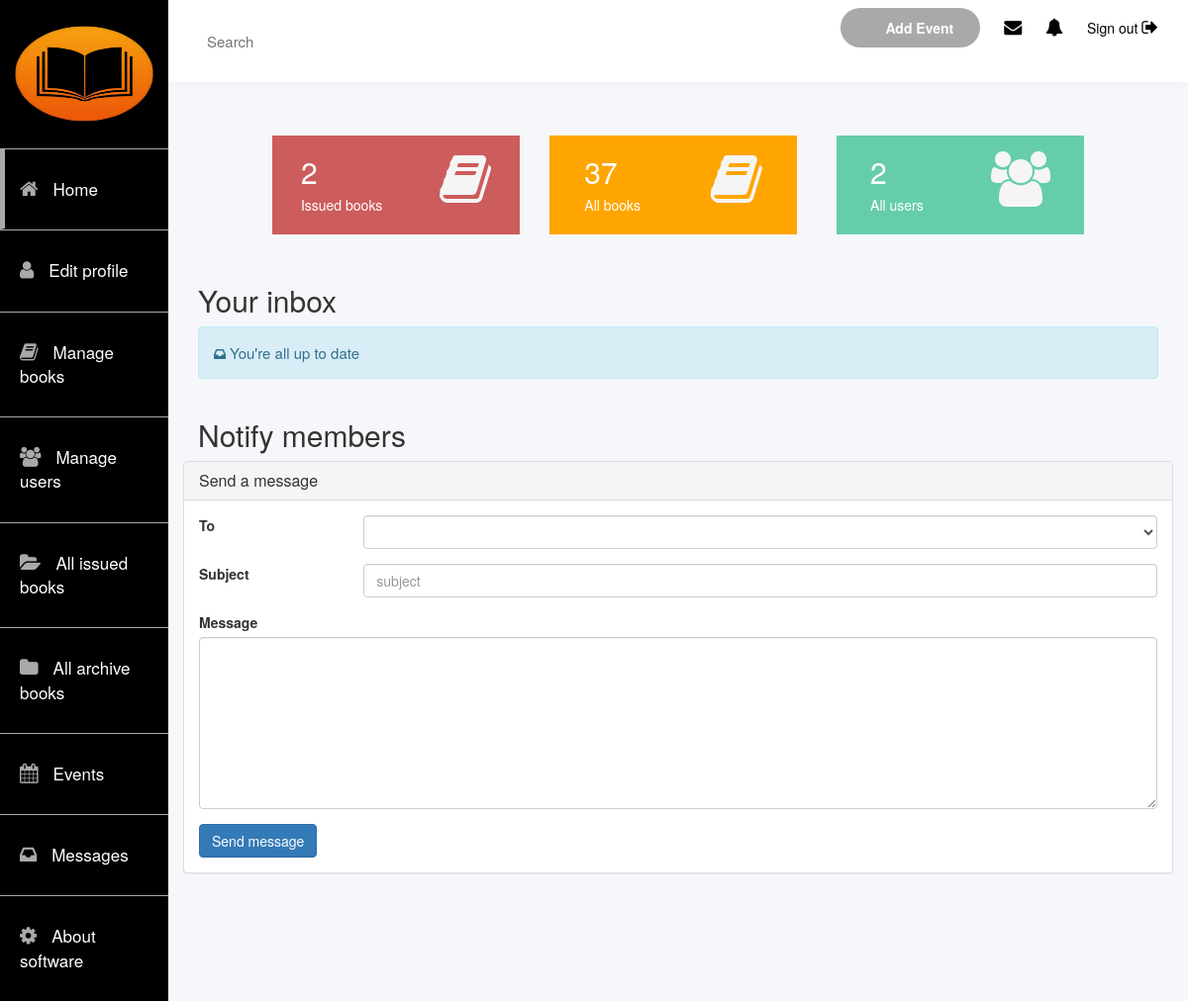
The app's page /library/admin, older data.
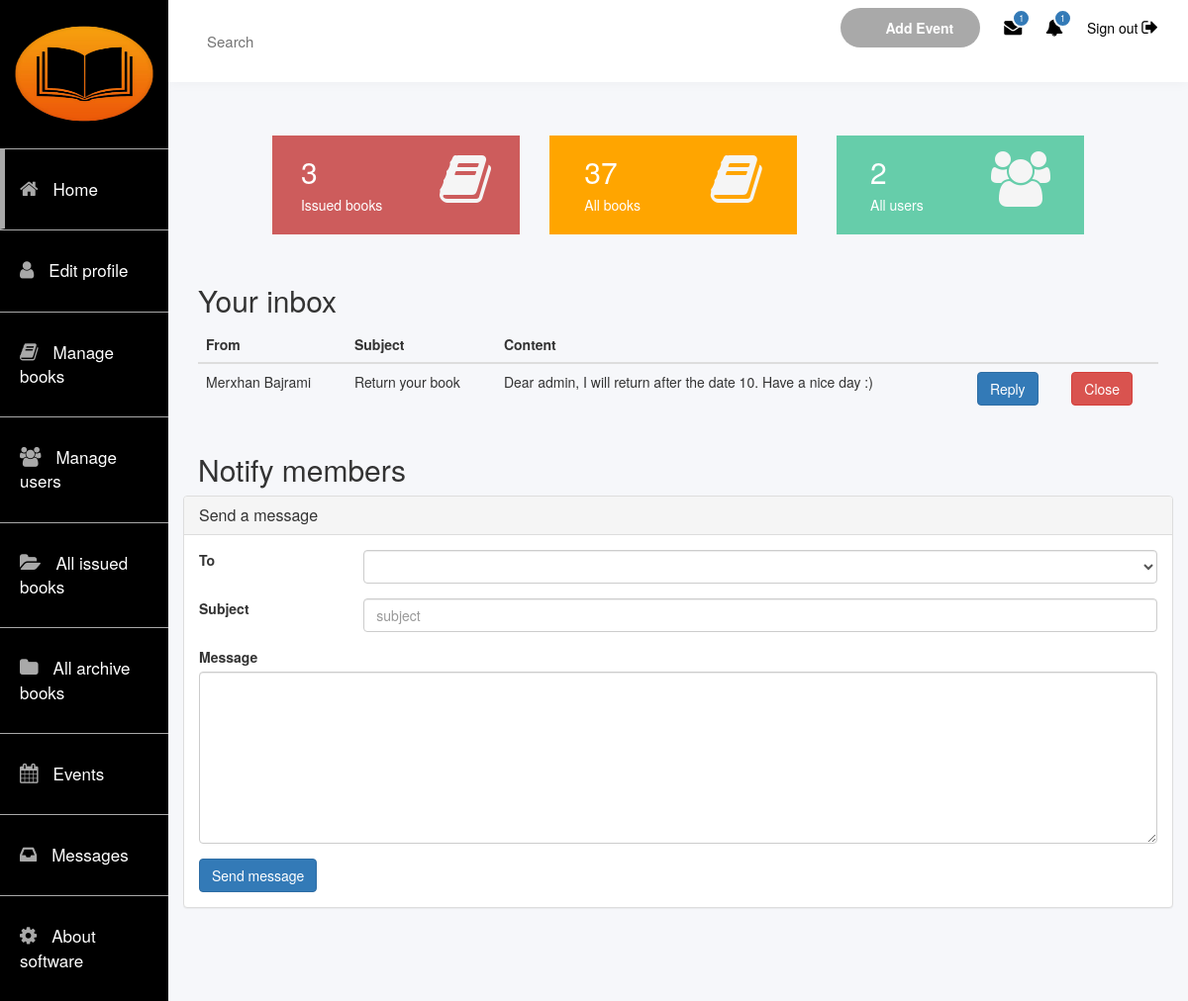
The same page, newer data.
### app/models.py (models this page shows, shortened)
class User(models.Model):
    name = models.CharField(max_length=100)
    email = models.CharField(max_length=200)
    username = models.CharField(max_length=50)
    password = models.CharField(max_length=200)
    points = models.IntegerField(default=0)
    address = models.CharField(max_length=200)
    is_admin = models.BooleanField(default=False)

class alert(models.Model):
    user = models.ForeignKey(User, on_delete=models.CASCADE)
    content = models.CharField(max_length=300)
    is_read = models.BooleanField(default=False)
    subject = models.CharField(max_length=100,default=" ")

### app/views.py (the view)
# urls.py: path('admin',views.admin,name="admin"),
def admin(request):
    m = Message.objects.filter(marked=False).count()
    books = Book.objects.all().count()
    users = User.objects.all().count()
    borrowed = Borrow.objects.all().count()
    user = User.objects.filter(username='admin').first()
    inbox = alert.objects.filter(user=user, is_read=False)
    sender = None
    if len(inbox) > 0:
        list = alert.objects.filter(subject=inbox[0].subject).all()
        for s in list:
            user = User.objects.filter(id=s.user_id).first()
            if user.username != 'admin':
                sender = user
                break
    members = User.objects.all()
    context = {
        'total_books': books,
        'total_users': users,
        'total_issued': borrowed,
        'inbox': inbox,
        'sender': sender,
        'total_inbox': len(inbox),
        'users': members,
        'length':m,
    }
    return render(request, 'admin_dashboard.html', context=context)

### app/templates/admin_dashboard.html (shortened to what the changed rows need)
{% extends 'admin.html' %}
{% block content %}
    {% if total_books %}
        <div class="col-md-12 col-lg-12 col-sm-12 infos" style="margin-bottom: 50px;">
            <a href="{% url 'manage_users' %}">
                <div class="users">
                    <div class="items">
                        <div class="info">
                            <h2>{{total_users}}</h2>
                            <h5>All users</h5>
                        </div>
                        <div class="icon">
                            <i class="fa fa-users fa-4x"></i>
                        </div>
                    </div>
                </div>
            </a>
              <a href="{% url 'manage_books' %}">
                <div class="books">
                    <div class="items">
                        <div class="info">
                            <h2>{{total_books}}</h2>
                            <h5>All books</h5>
                        </div>
                        <div class="icon">
                            <i class="fa fa-book fa-4x"></i>
                        </div>
                    </div>
                </div>
            </a>
             <a href="{% url 'issued' %}">
                <div class="issued">
                    <div class="items">
                        <div class="info">
                            <h2>{{total_issued}}</h2>
                            <h5>Issued books</h5>
                        </div>
                        <div class="icon">
                            <i class="fa fa-book fa-4x"></i>
                        </div>
                    </div>
                </div>
            </a>
        </div>
        <div class="container-fluid" style="margin-top: 50px;">
            <h2 style="margin-top: 100px;">Your inbox</h2>
                {% if total_inbox > 0 %}
                    <table class="table">
                             <thead class="thead">
                             <tr>
                                 <th scope="col">From</th>
                                 <th scope="col">Subject</th>
                                 <th scope="col">Content</th>
                                 <th scope="col"></th>
                                 <th scope="col"></th>
                             </tr>
                             </thead>
                             <tbody>
                             {% for m in inbox %}
                             <tr>
                                 <td>{{sender.name}}</td>
                                 <td>{{m.subject}}</td>
                                 <td>{{m.content}}</td>
                                 <td>
                                     <a href="{% url 'alert' sender.id %}" class="btn btn-primary">Reply</a>
                                 </td>
                                 <td>
                                     <a href="{% url 'close' m.id %}" class="btn btn-danger">Close</a>
                                 </td>
                             </tr>
                             {% endfor %}
                             </tbody>
                         </table>
                {% else %}
                    <p class="alert alert-info"><i class="fa fa-inbox fa-1x"></i>
                        <span style="font-size:15px;">You're all up to date</span>
                    </p>
                {% endif %}
        </div>
        <div class="container" style="width:1000px;">
            <h2>Notify members</h2>
                 <div class="row">
                    <div class="panel panel-default">
                    <div class="panel-heading clearfix">
                      <h3 class="panel-title">Send a message</h3>
                    </div>
                    <div class="panel-body">
                        <form role="form" class="form-horizontal" action="{% url 'alert' 1 %}" method="post">
                            <div class="form-group">
                              <label class="col-sm-2" for="inputTo">To</label>
                              <div class="col-sm-10">
                                  <select type="text" class="form-control" id="inputTo">
                                      <option value="Select user"></option>
                                  </select>
                              </div>
                            </div>
                            <div class="form-group">
                              <label class="col-sm-2" for="inputSubject">Subject</label>
                              <div class="col-sm-10"><input type="text" name="subject" class="form-control" id="inputSubject" placeholder="subject"></div>
                            </div>
                            <div class="form-group">
                              <label class="col-sm-12" for="inputBody">Message</label>
                              <div class="col-sm-12">
                                  <textarea  name="content" class="form-control" id="inputBody" rows="8" data-gramm="true"  spellcheck="false" data-gramm_editor="true" ></textarea><div></div></div></div>
                            <button type="submit" class="btn btn-primary">Send message</button>
                        </form>
                    </div>
                  </div>
                </div>
        </div>
    {% endif %}
{% endblock %}

Row changes from the older to the newer data that the page shows:
added alert: subject "Return your book", content "Dear admin, I will return after the date 10. Have a nice day :)"
now on this page (row unchanged): User: name "Merxhan Bajrami"
Text that changed along with them:
{{ total_inbox }}: (not shown) → "1"
{{ length }}: (not shown) → "1"
{{ total_issued }}: "2" → "3"
text no longer shown: "You're all up to date"
text now shown: "From Subject Content"
